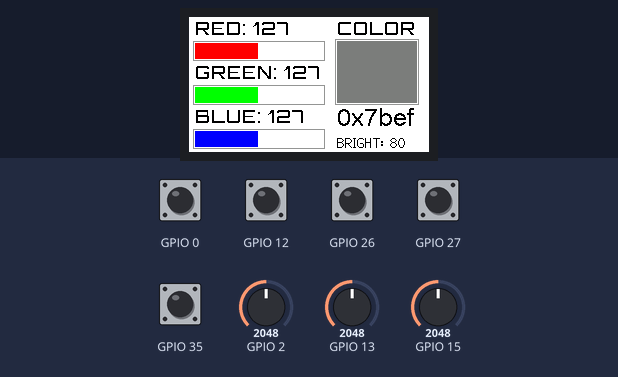
Bench run of a sketch on a simulated ESP32. Shown: 240×135 colour display. The inputs (shaded band) are chosen by the test bench; at power-on: GPIO 0, GPIO 12, GPIO 26, GPIO 27, GPIO 35 HIGH, GPIO 2 = 2048, GPIO 13 = 2048, GPIO 15 = 2048.

Above: at 1.3 s.
1.4 s: GPIO 2 set to 2866
At 2.1 s:
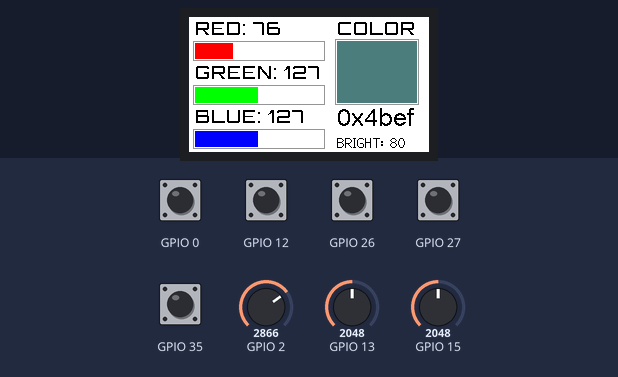
3.0 s: GPIO 13 set to 2866
At 4.3 s:
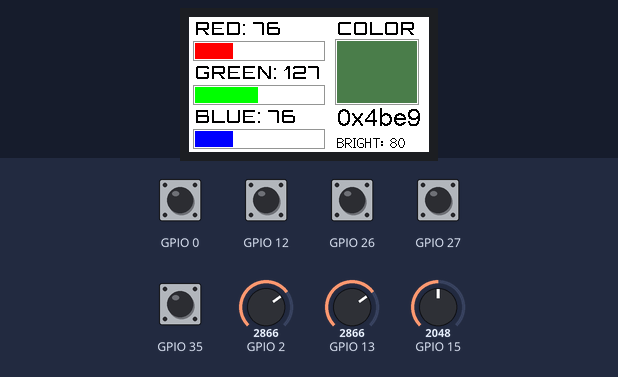
4.6 s: GPIO 15 set to 2866
At 5.3 s:
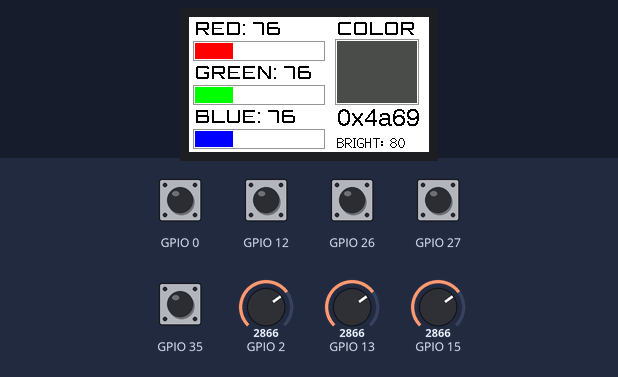
6.2 s: GPIO 12 pulled LOW for 0.15 s
At 7.4 s:
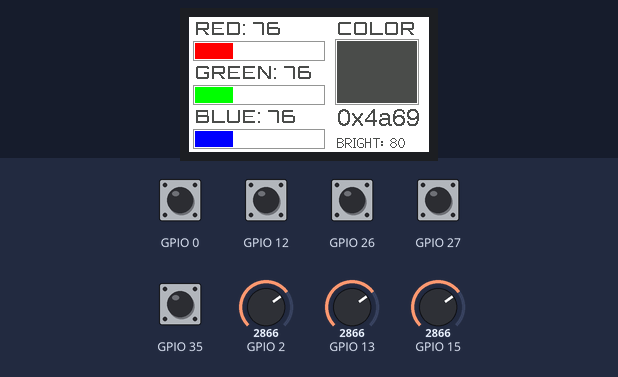
7.9 s: GPIO 27 pulled LOW for 0.15 s
At 8.4 s:
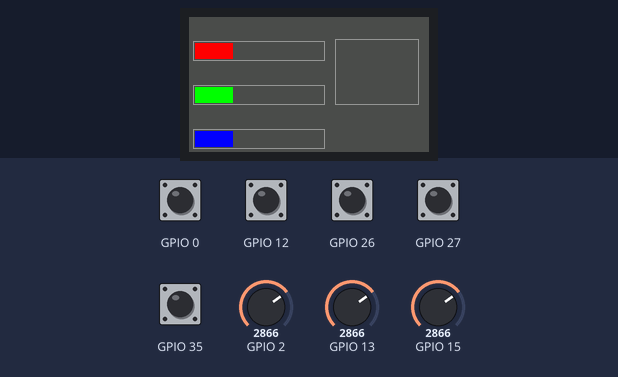
9.6 s: GPIO 35 pulled LOW for 0.15 s
Timing chart, 0 to 12.4 s (numbered marks = the images above; inputs shaded):
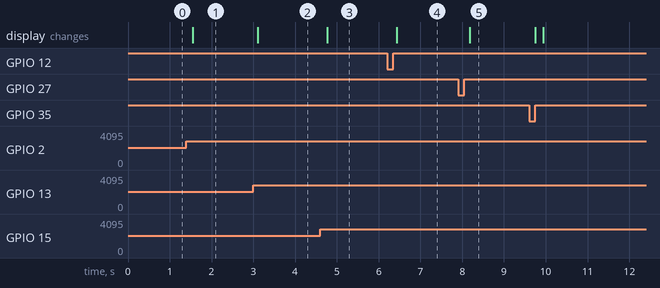

Measured:
- after the input at 1.4 s, the display: changes after 0.15 s (image 1)
- after the input at 3.0 s, the display: changes after 0.11 s (image 2)
- after the input at 4.6 s, the display: changes after 0.17 s (image 3)
- after the input at 6.2 s, the display: changes after 0.23 s (image 4)
- after the input at 7.9 s, the display: changes after 0.28 s (image 5)

The sketch:

colorPicker.ino
```cpp
#include <TFT_eSPI.h>
#include "orbitron20.h"
TFT_eSPI    tft = TFT_eSPI();         // Create object "tft"
TFT_eSprite img = TFT_eSprite(&tft);

#define gray 0x94B2

const int pwmFreq = 5000;
const int pwmResolution = 8;
const int pwmLedChannelTFT = 0;
int brightnes=80;

uint16_t color2=TFT_WHITE;
uint16_t color1=TFT_BLACK;

void setup() {
  pinMode(35,INPUT_PULLUP);
  pinMode(12,INPUT_PULLUP);
  pinMode(27,INPUT_PULLUP);
  pinMode(26,INPUT_PULLUP);
  pinMode(0,INPUT_PULLUP);
  tft.init();
  tft.fillScreen(TFT_WHITE);
  tft.setRotation(1);
  img.setFreeFont(&Orbitron_Medium_18);
  img.setTextColor(color1,color2);
  img.createSprite(240, 135);
  ledcSetup(pwmLedChannelTFT, pwmFreq, pwmResolution);
  ledcAttachPin(TFT_BL, pwmLedChannelTFT);
  ledcWrite(pwmLedChannelTFT, brightnes);

}

void loop() {
drawS();
}

void drawS()
{
img.setTextColor(color1,color2);
img.fillSprite(color2);
int r=map(analogRead(2),4095,0,0,255);
int g=map(analogRead(15),4095,0,0,255);
int b=map(analogRead(13),4095,0,0,255);

img.drawRect(4,24,132,20,gray);
img.drawRect(4,68,132,20,gray);
img.drawRect(4,112,132,20,gray);

img.drawString("RED: "+String(r),6,0);
img.fillRect(6,26,r/2,16,TFT_RED);
img.drawString("GREEN: "+String(g),6,44);
img.fillRect(6,70,g/2,16,TFT_GREEN);
img.drawString("BLUE: "+String(b),6,88);
img.fillRect(6,114,b/2,16,TFT_BLUE);

if(digitalRead(26)==0)
{
brightnes=map(analogRead(13),4095,0,0,255);
ledcWrite(pwmLedChannelTFT, brightnes);
}


 uint16_t chosen=tft.color565(r, g, b);
 img.drawString("COLOR",148,0);
 img.drawString("0x"+String(chosen,HEX),148,90,4);
 img.drawString("BRIGHT: "+String(brightnes),148,118,2);
 img.fillRect(148,24,80,62,chosen);
 img.drawRect(146,22,84,66,gray);

 if(digitalRead(12)==0)
color1=chosen;

 if(digitalRead(27)==0)
color2=chosen;

 if(digitalRead(0)==0)
{ color1=TFT_BLACK; color2=TFT_WHITE;}

 if(digitalRead(35)==0)
{
img.fillScreen(color2);
img.drawString("text:0x"+String(color1,HEX),6,10,4);
img.drawString("back:0x"+String(color2,HEX),6,30,4);
img.drawString("select:0x:"+String(chosen,HEX),6,50,4);
}

img.pushSprite(0,0);
}
```

Source omitted: orbitron20.h (data table, 13678 bytes)
